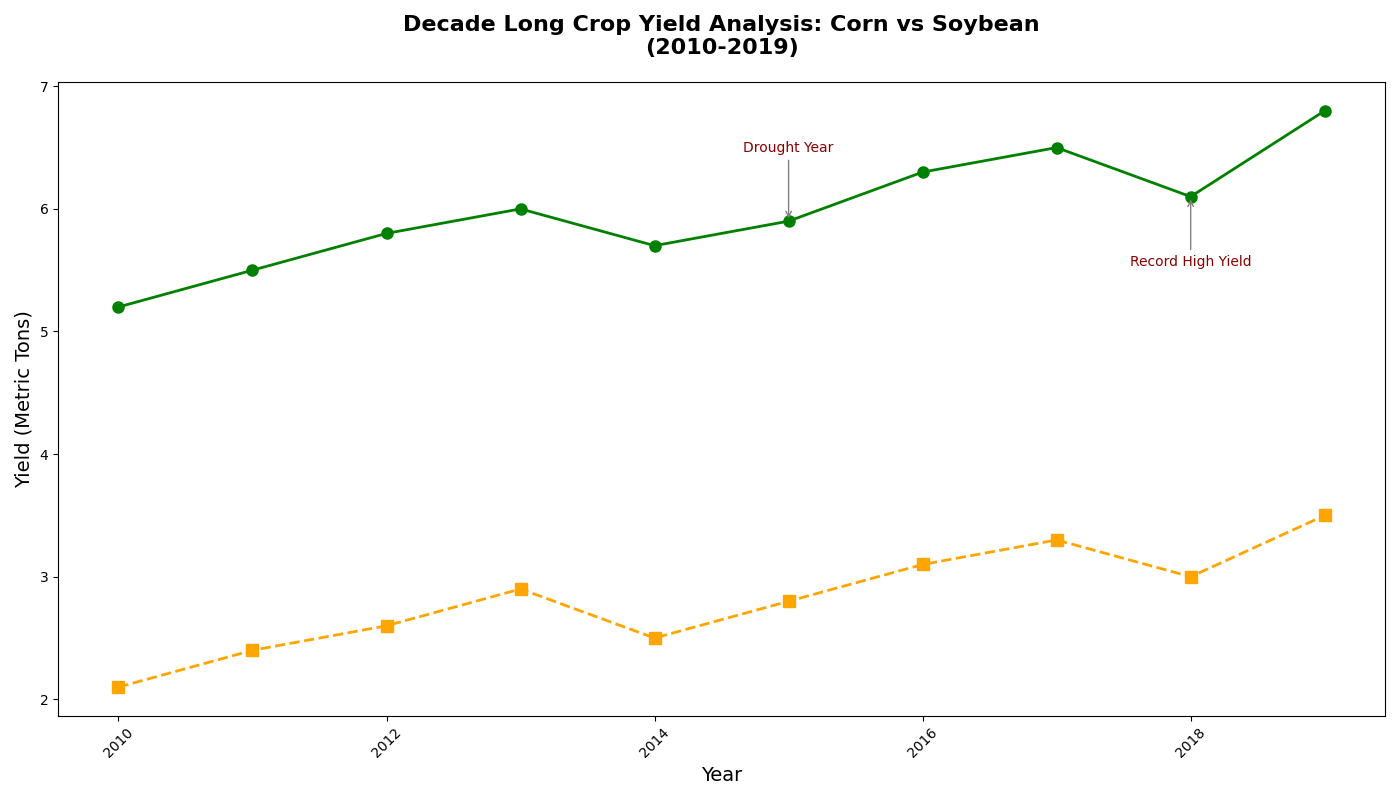

This figure's Python source:
import matplotlib.pyplot as plt
import numpy as np

years = np.arange(2010, 2020)
corn_yield = np.array([5.2, 5.5, 5.8, 6.0, 5.7, 5.9, 6.3, 6.5, 6.1, 6.8])
soybean_yield = np.array([2.1, 2.4, 2.6, 2.9, 2.5, 2.8, 3.1, 3.3, 3.0, 3.5])

fig, ax1 = plt.subplots(figsize=(14, 8))

ax1.plot(years, corn_yield, color='green', linestyle='-', marker='o', linewidth=2, markersize=8)
ax1.plot(years, soybean_yield, color='orange', linestyle='--', marker='s', linewidth=2, markersize=8)

annotations = {
    2015: ('Drought Year', (0, 50)),
    2018: ('Record High Yield', (0, -50))
}

for year, (text, offset) in annotations.items():
    index = np.where(years == year)[0][0]
    ax1.annotate(
        text, 
        (years[index], corn_yield[index]), 
        xytext=offset, 
        textcoords='offset points', 
        arrowprops=dict(arrowstyle='->', color='grey'),
        ha='center', fontsize=10, color='darkred'
    )

ax1.set_title("Decade Long Crop Yield Analysis: Corn vs Soybean\n(2010-2019)", fontsize=16, fontweight='bold', pad=20)
ax1.set_xlabel("Year", fontsize=14)
ax1.set_ylabel("Yield (Metric Tons)", fontsize=14, color='black')

ax1.xaxis.set_tick_params(rotation=45)
ax1.yaxis.set_tick_params(labelcolor='black')

plt.tight_layout()
plt.show()
